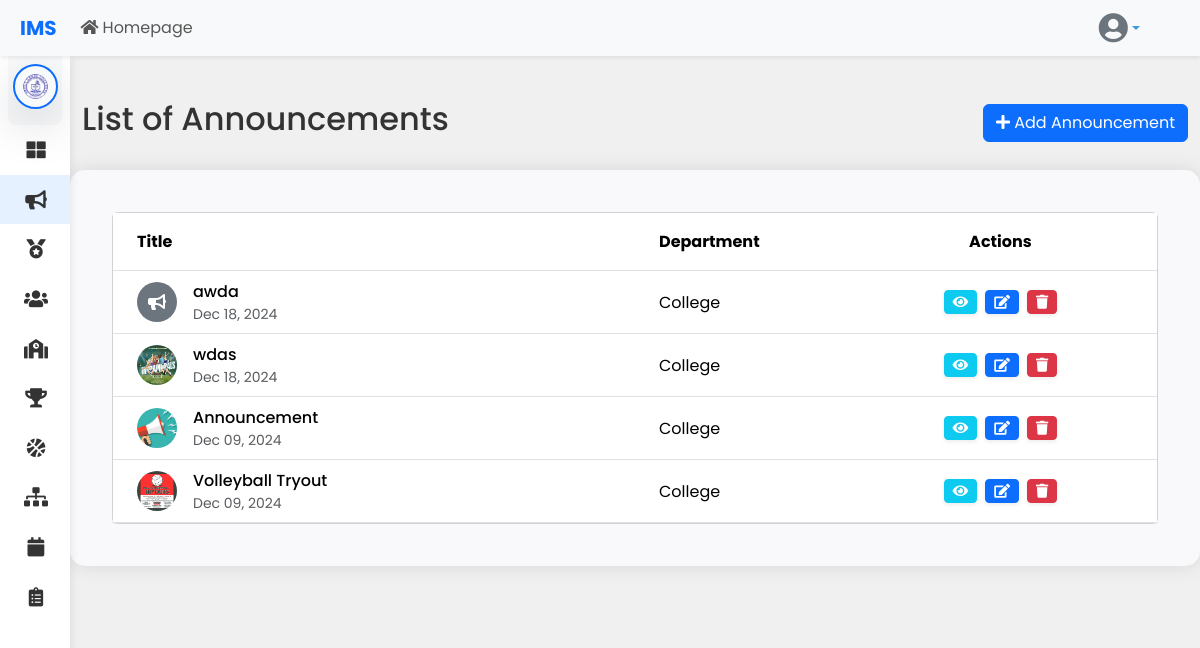
/announcements/adminannouncement.php (signed in), run on an earlier commit of the app's database.
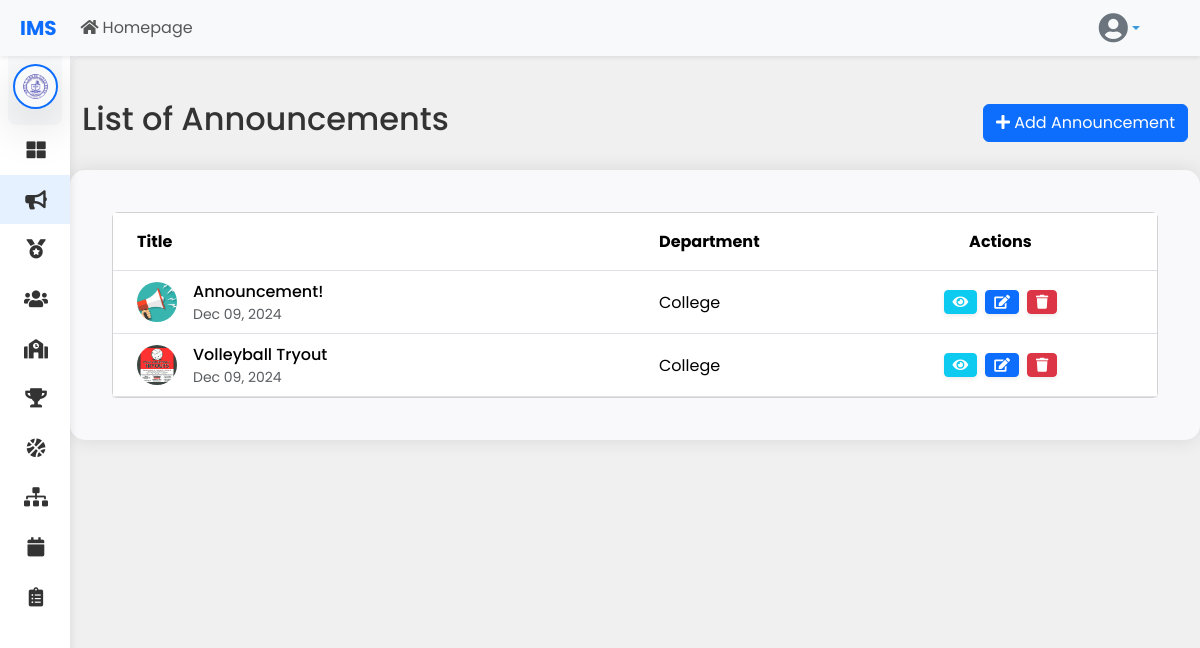
And on a later commit of the database.
### tables this page shows
CREATE TABLE `announcement` (
  `id` int(11) NOT NULL,
  `title` varchar(255) NOT NULL,
  `message` text NOT NULL,
  `image` varchar(255) DEFAULT NULL,
  `school_id` int(11) DEFAULT NULL,
  `department_id` int(11) NOT NULL,
  `created_at` datetime DEFAULT current_timestamp()
);

CREATE TABLE `departments` (
  `id` int(11) NOT NULL,
  `department_name` enum('Elementary','JHS','SHS','College','System') NOT NULL,
  `school_id` int(11) DEFAULT NULL
);

### announcements/adminannouncement.php (the view, shortened to what the changed rows need)
<?php
$conn = con();
$user_id = $_SESSION['user_id'];
$sql = "SELECT role, school_id FROM users WHERE id = ?";
$stmt_select = mysqli_prepare($conn, $sql);
mysqli_stmt_bind_param($stmt_select, "i", $user_id);
mysqli_stmt_execute($stmt_select);
$result = mysqli_stmt_get_result($stmt_select);
if (mysqli_num_rows($result) > 0) {
    $user = mysqli_fetch_assoc($result);
    $school_id = $user['school_id'];
} else {
    header('Location: ims/login.php');
    exit();
}
$announcements_query = "SELECT a.*, d.department_name
                       FROM announcement a
                       LEFT JOIN departments d ON a.department_id = d.id
                       WHERE a.school_id = ?
                       ORDER BY a.id DESC";
$stmt_announcements = mysqli_prepare($conn, $announcements_query);
mysqli_stmt_bind_param($stmt_announcements, "i", $school_id);
mysqli_stmt_execute($stmt_announcements);
$announcements_result = mysqli_stmt_get_result($stmt_announcements);
?>
<!DOCTYPE html>
<html lang="en">
<head>
    <link href="https://cdn.jsdelivr.net/npm/bootstrap@5.3.3/dist/css/bootstrap.min.css" rel="stylesheet">
    <link rel="stylesheet" href="https://cdnjs.cloudflare.com/ajax/libs/font-awesome/5.15.4/css/all.min.css">
    <link rel="stylesheet" href="../styles/dashboard.css">
</head>
<body>
    <div class="wrapper">
        <div id="content">
            <div class="container mt-4">
                <div class="d-flex justify-content-between align-items-center mb-4">
                    <h2>List of Announcements</h2>
                </div>
            </div>
            <div class="card box">
                <div class="card-body">
                    <div class="table-responsive">
                        <div class="container-fluid p-0">
                            <div class="card shadow-sm">
                                <div class="card-body p-0">
                                    <table class="table table-hover align-middle mb-0">
                                        <thead class="bg-light">
                                            <tr>
                                                <th class="px-4 py-3" style="width: 50%">Title</th>
                                                <th class="px-4 py-3" style="width: 20%">Department</th>
                                                <th class="px-4 py-3 text-center" style="width: 30%">Actions</th>
                                            </tr>
                                        </thead>
                                        <tbody>
                                            <?php if (mysqli_num_rows($announcements_result) > 0): ?>
                                                <?php while ($row = mysqli_fetch_assoc($announcements_result)): ?>
                                                    <tr>
                                                        <td class="px-4 text-break">
                                                            <div class="d-flex align-items-center gap-3">
                                                                <?php if (!empty($row["image"])): ?>
                                                                    <div style="width: 40px; height: 40px; overflow: hidden;" class="rounded-circle bg-light d-flex align-items-center justify-content-center">
                                                                        <img src="<?= htmlspecialchars($row["image"]) ?>" alt="Announcement Image" class="img-fluid" style="object-fit: cover; width: 100%; height: 100%;">
                                                                    </div>
                                                                <?php else: ?>
                                                                    <div style="width: 40px; height: 40px;" class="rounded-circle bg-secondary d-flex align-items-center justify-content-center">
                                                                        <i class="fas fa-bullhorn text-white"></i>
                                                                    </div>
                                                                <?php endif; ?>
                                                                <div>
                                                                    <div class="fw-medium"><?= htmlspecialchars($row["title"]) ?></div>
                                                                    <small class="text-muted"><?= date('M d, Y', strtotime($row["created_at"])) ?></small>
                                                                </div>
                                                            </div>
                                                        </td>
                                                        <td class="px-4">
                                                            <?= htmlspecialchars($row["department_name"] ?? 'All Departments') ?>
                                                        </td>
                                                        <td class="px-4">
                                                            <div class="d-flex gap-2 justify-content-center">
                                                                <button class="btn btn-info btn-sm text-white shadow-sm view-btn"
                                                                    data-id="<?= htmlspecialchars($row['id']) ?>"
                                                                    title="View">
                                                                    <i class="fas fa-eye"></i>
                                                                </button>
                                                                <button class="btn btn-primary btn-sm shadow-sm edit-btn"
                                                                    data-id="<?= htmlspecialchars($row['id']) ?>"
                                                                    data-title="<?= htmlspecialchars($row['title']) ?>"
                                                                    data-message="<?= htmlspecialchars($row['message']) ?>"
                                                                    data-imagePath="<?= htmlspecialchars($row['image']) ?>"
                                                                    title="Edit">
                                                                    <i class="fas fa-edit"></i>
                                                                </button>
                                                                <button class="btn btn-danger btn-sm shadow-sm delete-btn"
                                                                    data-id="<?= htmlspecialchars($row['id']) ?>"
                                                                    title="Delete">
                                                                    <i class="fas fa-trash"></i>
                                                                </button>
                                                            </div>
                                                        </td>
                                                    </tr>
                                                <?php endwhile; ?>
                                            <?php endif; ?>
                                        </tbody>
                                    </table>
                                </div>
                            </div>
                        </div>
                    </div>
                </div>
            </div>
</body>
</html>

What changed in the data, as far as the page shows it:
no longer on this page (row edited): announcement: title "awda", created_at "Dec 18, 2024", department.department_name "College"
removed announcement: image (picture), title "wdas", created_at "Dec 18, 2024", department.department_name "College"
changed announcement: title "Announcement" → "Announcement!"
